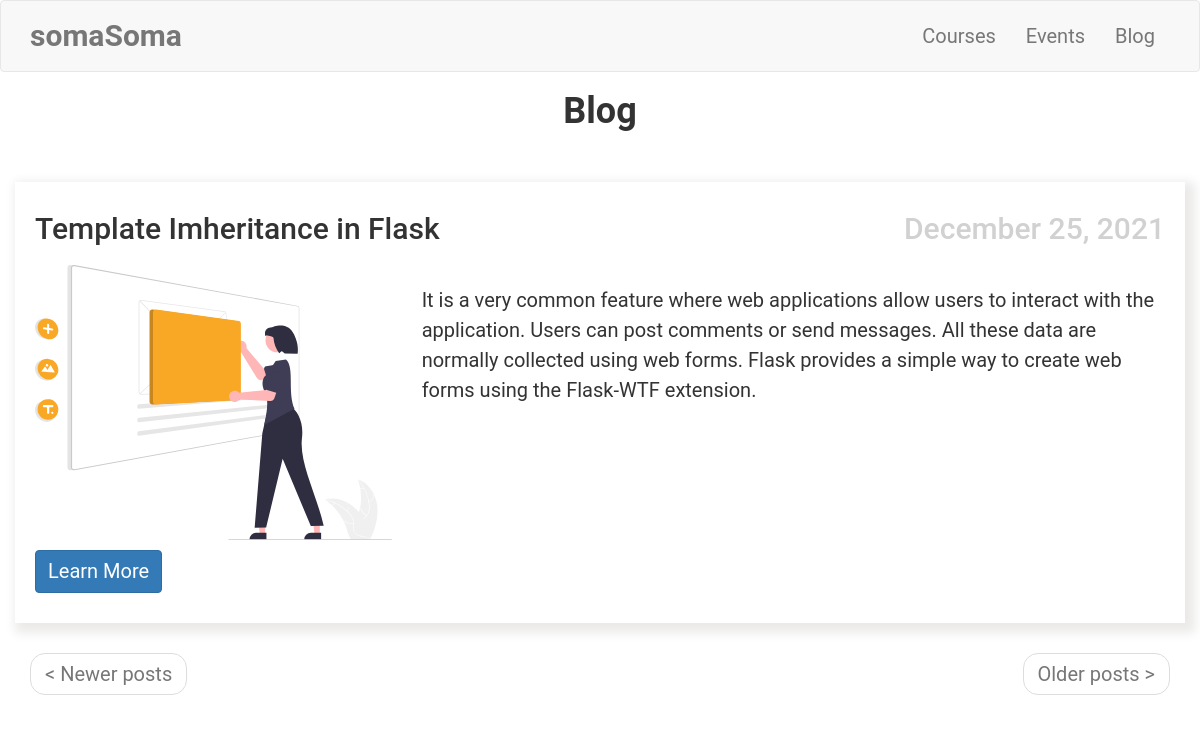
Page /blog on the committed database.
### app/models.py (models this page shows, shortened)
class UpdateBlog(db.Model):
    __tablename__ = 'update blog'
    id = db.Column(db.Integer, primary_key=True)
    blog_image = db.Column(db.String(300))
    title = db.Column(db.String(64), index=True)
    body = db.Column(db.String(300))
    link = db.Column(db.String(300))
    timestamp = db.Column(db.DateTime, index=True, default=datetime.utcnow)
    allowed_status = db.Column(db.Boolean, default=False)
    admin_id = db.Column(db.Integer, db.ForeignKey('admin.id'))

### app/main/routes.py (the view)
@bp.route('/blog')
def blog():
    page = request.args.get('page', 1, type=int)
    allowed_blogs = UpdateBlog.query.filter_by(
        allowed_status=True).order_by(
        UpdateBlog.timestamp.desc()).paginate(
        page,
        current_app.config['POSTS_PER_PAGE'],
        False
        )
    next_url = url_for(
        'main.blog',
        _anchor="blogs",
        page=allowed_blogs.next_num) \
        if allowed_blogs.has_next else None
    prev_url = url_for(
        'main.blog',
        _anchor="blogs",
        page=allowed_blogs.prev_num) \
        if allowed_blogs.has_prev else None
    return render_template(
        'blog.html',
        title='Blog',
        allowed_blogs=allowed_blogs.items,
        next_url=next_url,
        prev_url=prev_url
        )

### app/templates/blog.html
{% extends 'base.html' %}
{% block app_content %}
        <div class="row">
            <div class="col-sm-12 text-center">
                <h1>{{ title }}</h1>
            </div>
        </div>
        {% for blog in allowed_blogs %}
        <div class="row blog" id="blogs">
            <div class="row">
                <div class="col-sm-6 text-left">
                    <h2>{{ blog.title }}</h2>
                </div>
                <div class="col-sm-6 text-right date-posted">
                    <h2>{{ moment(blog.timestamp).format('LL') }}</h2>
                </div>
            </div>
            <div class="row">
                <div class="col-sm-4">
                    <img class="img-fluid" style="max-width: 100%; height: auto;" src="/{{ blog.blog_image }}" alt="{{ blog.title }}">
                </div>
                <div class="col-sm-8">
                    <p>{{ blog.body }}</p>
                </div>
            </div>
            <div class="row">
                <div class="col-sm-12">
                    <a href=" {{ blog.link }} " class="btn btn-primary">Learn More</a>
                </div>
            </div>
        </div>
        {% endfor %}
    <nav aria-label="...">
        <ul class="pager">
            <li class="previous{% if not prev_url %} disabled{% endif %}">
                <a href="{{ prev_url or '#' }}">
                    <span aria-hidden="true">&#60;</span> Newer posts
                </a>
            </li>
            <li class="next{% if not next_url %} disabled{% endif %}">
                <a href="{{ next_url or '#' }}">
                    Older posts <span aria-hidden="true">&#62;</span>
                </a>
            </li>
        </ul>
    </nav>
{% endblock %}

### app/static/css/styles.css (style rules this page uses)
.courses, .blog { margin-top: 30px; margin-bottom: 30px; }
.card-deck, .blog { box-shadow: 5px 5px 10px 5px #ebeae9; }
html, body { font-family: 'Roboto', sans-serif; }
h1 { padding-bottom: 10px; font-weight: 600; margin-top: 0px; padding-top: 0px; }
h2, h3, h4, h5, h6, p { margin-top: 0px; padding-top: 10px; padding-bottom: 10px; }
p, li { line-height: 30px; margin-top: 10px; margin-bottom: 10px; }
p, li, td, .btn, .btn-alt, .schedule-btn { font-size: 20px; }
.blog { padding: 20px; }
.blog a { margin-top: 10px; margin-bottom: 10px; }
.blog .date-posted { color: #d1d1d1; }
.blog p { vertical-align: middle; }

### rows in the picture
UpdateBlog: title "Template Imheritance in Flask", timestamp "December 25, 2021", blog_image (picture), body "It is a very common feature where web applications allow users to interact with the application. Users can post comments or send messages. All these data are normally collected using web forms. Flask provides a simple way to create web forms using the Flask-WTF extension."

### other values in the picture
{{ title }} "Blog"
